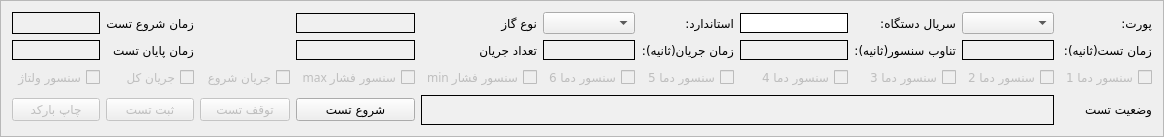
     <widget class="QFrame" name="Test_Properties">
      <property name="frameShape">
       <enum>QFrame::StyledPanel</enum>
      </property>
      <property name="frameShadow">
       <enum>QFrame::Raised</enum>
      </property>
      <layout class="QGridLayout" name="gridLayout">
       <item row="1" column="38">
        <widget class="QLabel" name="durationAmp">
         <property name="minimumSize">
          <size>
           <width>0</width>
           <height>20</height>
          </size>
         </property>
         <property name="maximumSize">
          <size>
           <width>16777215</width>
           <height>20</height>
          </size>
         </property>
         <property name="styleSheet">
          <string notr="true">background-color: rgb(240, 240, 240);
border: 1px solid black;</string>
         </property>
         <property name="text">
          <string>&lt;html&gt;&lt;head/&gt;&lt;body&gt;&lt;p align=&quot;center&quot;&gt;&lt;br/&gt;&lt;/p&gt;&lt;/body&gt;&lt;/html&gt;</string>
         </property>
        </widget>
       </item>
       <item row="2" column="43">
        <widget class="QCheckBox" name="checkTemp1">
         <property name="enabled">
          <bool>false</bool>
         </property>
         <property name="font">
          <font>
           <family>IRANSansWeb(FaNum)</family>
          </font>
         </property>
         <property name="layoutDirection">
          <enum>Qt::RightToLeft</enum>
         </property>
         <property name="text">
          <string>سنسور دما 1</string>
         </property>
        </widget>
       </item>
       <item row="1" column="40">
        <widget class="QLabel" name="intervalTemp">
         <property name="minimumSize">
          <size>
           <width>0</width>
           <height>20</height>
          </size>
         </property>
         <property name="maximumSize">
          <size>
           <width>16777215</width>
           <height>20</height>
          </size>
         </property>
         <property name="styleSheet">
          <string notr="true">background-color: rgb(240, 240, 240);
border: 1px solid black;</string>
         </property>
         <property name="text">
          <string>&lt;html&gt;&lt;head/&gt;&lt;body&gt;&lt;p align=&quot;center&quot;&gt;&lt;br/&gt;&lt;/p&gt;&lt;/body&gt;&lt;/html&gt;</string>
         </property>
        </widget>
       </item>
       <item row="0" column="34">
        <widget class="QLabel" name="label_21">
         <property name="font">
          <font>
           <family>IRANSansWeb(FaNum)</family>
          </font>
         </property>
         <property name="locale">
          <locale language="Persian" country="Iran"/>
         </property>
         <property name="text">
          <string>زمان شروع تست</string>
         </property>
        </widget>
       </item>
       <item row="1" column="43">
        <widget class="QLabel" name="label_12">
         <property name="font">
          <font>
           <family>IRANSansWeb(FaNum)</family>
          </font>
         </property>
         <property name="locale">
          <locale language="Persian" country="Iran"/>
         </property>
         <property name="text">
          <string>زمان تست(ثانیه):</string>
         </property>
        </widget>
       </item>
       <item row="2" column="40">
        <widget class="QCheckBox" name="checkTemp4">
         <property name="enabled">
          <bool>false</bool>
         </property>
         <property name="font">
          <font>
           <family>IRANSansWeb(FaNum)</family>
          </font>
         </property>
         <property name="layoutDirection">
          <enum>Qt::RightToLeft</enum>
         </property>
         <property name="text">
          <string>سنسور دما 4</string>
         </property>
        </widget>
       </item>
       <item row="1" column="42">
        <widget class="QLabel" name="durationTemp">
         <property name="minimumSize">
          <size>
           <width>0</width>
           <height>20</height>
          </size>
         </property>
         <property name="maximumSize">
          <size>
           <width>16777215</width>
           <height>20</height>
          </size>
         </property>
         <property name="styleSheet">
          <string notr="true">background-color: rgb(240, 240, 240);
border: 1px solid black;</string>
         </property>
         <property name="text">
          <string>&lt;html&gt;&lt;head/&gt;&lt;body&gt;&lt;p align=&quot;center&quot;&gt;&lt;br/&gt;&lt;/p&gt;&lt;/body&gt;&lt;/html&gt;</string>
         </property>
        </widget>
       </item>
       <item row="0" column="37">
        <widget class="QLabel" name="label_6">
         <property name="font">
          <font>
           <family>IRANSansWeb(FaNum)</family>
          </font>
         </property>
         <property name="text">
          <string>نوع گاز</string>
         </property>
        </widget>
       </item>
       <item row="2" column="36">
        <widget class="QCheckBox" name="checkTemp8">
         <property name="enabled">
          <bool>false</bool>
         </property>
         <property name="font">
          <font>
           <family>IRANSansWeb(FaNum)</family>
          </font>
         </property>
         <property name="layoutDirection">
          <enum>Qt::RightToLeft</enum>
         </property>
         <property name="text">
          <string>max سنسور فشار</string>
         </property>
        </widget>
       </item>
       <item row="2" column="0">
        <widget class="QCheckBox" name="checkVolt">
         <property name="enabled">
          <bool>false</bool>
         </property>
         <property name="font">
          <font>
           <family>IRANSansWeb(FaNum)</family>
          </font>
         </property>
         <property name="layoutDirection">
          <enum>Qt::RightToLeft</enum>
         </property>
         <property name="locale">
          <locale language="Persian" country="Iran"/>
         </property>
         <property name="text">
          <string>سنسور ولتاژ</string>
         </property>
        </widget>
       </item>
       <item row="0" column="39">
        <widget class="QLabel" name="label_14">
         <property name="font">
          <font>
           <family>IRANSansWeb(FaNum)</family>
          </font>
         </property>
         <property name="locale">
          <locale language="Persian" country="Iran"/>
         </property>
         <property name="text">
          <string>استاندارد:</string>
         </property>
        </widget>
       </item>
       <item row="1" column="36">
        <widget class="QLabel" name="intervalAmp">
         <property name="minimumSize">
          <size>
           <width>0</width>
           <height>20</height>
          </size>
         </property>
         <property name="maximumSize">
          <size>
           <width>16777215</width>
           <height>20</height>
          </size>
         </property>
         <property name="styleSheet">
          <string notr="true">background-color: rgb(240, 240, 240);
border: 1px solid black;</string>
         </property>
         <property name="text">
          <string>&lt;html&gt;&lt;head/&gt;&lt;body&gt;&lt;p align=&quot;center&quot;&gt;&lt;br/&gt;&lt;/p&gt;&lt;/body&gt;&lt;/html&gt;</string>
         </property>
        </widget>
       </item>
       <item row="0" column="42">
        <widget class="QComboBox" name="widgetPort"/>
       </item>
       <item row="1" column="34">
        <widget class="QLabel" name="label_7">
         <property name="font">
          <font>
           <family>IRANSansWeb(FaNum)</family>
          </font>
         </property>
         <property name="text">
          <string>زمان پایان تست</string>
         </property>
        </widget>
       </item>
       <item row="0" column="0">
        <widget class="QLabel" name="startTime">
         <property name="styleSheet">
          <string notr="true">background-color: rgb(240, 240, 240);
border: 1px solid black;</string>
         </property>
         <property name="text">
          <string/>
         </property>
        </widget>
       </item>
       <item row="1" column="37">
        <widget class="QLabel" name="label_16">
         <property name="font">
          <font>
           <family>IRANSansWeb(FaNum)</family>
          </font>
         </property>
         <property name="locale">
          <locale language="Persian" country="Iran"/>
         </property>
         <property name="text">
          <string>تعداد جریان</string>
         </property>
        </widget>
       </item>
       <item row="0" column="36">
        <widget class="QLabel" name="gasType">
         <property name="minimumSize">
          <size>
           <width>0</width>
           <height>20</height>
          </size>
         </property>
         <property name="maximumSize">
          <size>
           <width>16777215</width>
           <height>20</height>
          </size>
         </property>
         <property name="styleSheet">
          <string notr="true">background-color: rgb(240, 240, 240);
border: 1px solid black;</string>
         </property>
         <property name="text">
          <string>&lt;html&gt;&lt;head/&gt;&lt;body&gt;&lt;p align=&quot;center&quot;&gt;&lt;br/&gt;&lt;/p&gt;&lt;/body&gt;&lt;/html&gt;</string>
         </property>
        </widget>
       </item>
       <item row="0" column="43">
        <widget class="QLabel" name="label_17">
         <property name="font">
          <font>
           <family>IRANSansWeb(FaNum)</family>
          </font>
         </property>
         <property name="locale">
          <locale language="Persian" country="Iran"/>
         </property>
         <property name="text">
          <string>پورت:</string>
         </property>
        </widget>
       </item>
       <item row="2" column="37">
        <widget class="QCheckBox" name="checkTemp7">
         <property name="enabled">
          <bool>false</bool>
         </property>
         <property name="font">
          <font>
           <family>IRANSansWeb(FaNum)</family>
          </font>
         </property>
         <property name="layoutDirection">
          <enum>Qt::RightToLeft</enum>
         </property>
         <property name="text">
          <string>min سنسور فشار</string>
         </property>
        </widget>
       </item>
       <item row="0" column="40">
        <widget class="QLineEdit" name="motorId">
         <property name="enabled">
          <bool>true</bool>
         </property>
         <property name="sizePolicy">
          <sizepolicy hsizetype="Fixed" vsizetype="Fixed">
           <horstretch>0</horstretch>
           <verstretch>0</verstretch>
          </sizepolicy>
         </property>
         <property name="minimumSize">
          <size>
           <width>0</width>
           <height>20</height>
          </size>
         </property>
         <property name="maximumSize">
          <size>
           <width>16777215</width>
           <height>20</height>
          </size>
         </property>
         <property name="styleSheet">
          <string notr="true">background-color: rgb(255, 255, 255);
border: 1px solid black;</string>
         </property>
        </widget>
       </item>
       <item row="2" column="39">
        <widget class="QCheckBox" name="checkTemp5">
         <property name="enabled">
          <bool>false</bool>
         </property>
         <property name="font">
          <font>
           <family>IRANSansWeb(FaNum)</family>
          </font>
         </property>
         <property name="layoutDirection">
          <enum>Qt::RightToLeft</enum>
         </property>
         <property name="text">
          <string>سنسور دما 5</string>
         </property>
        </widget>
       </item>
       <item row="0" column="38">
        <widget class="QComboBox" name="widgetStandard"/>
       </item>
       <item row="2" column="41">
        <widget class="QCheckBox" name="checkTemp3">
         <property name="enabled">
          <bool>false</bool>
         </property>
         <property name="font">
          <font>
           <family>IRANSansWeb(FaNum)</family>
          </font>
         </property>
         <property name="layoutDirection">
          <enum>Qt::RightToLeft</enum>
         </property>
         <property name="text">
          <string>سنسور دما 3</string>
         </property>
        </widget>
       </item>
       <item row="2" column="34">
        <widget class="QCheckBox" name="checkAmptotal">
         <property name="enabled">
          <bool>false</bool>
         </property>
         <property name="font">
          <font>
           <family>IRANSansWeb(FaNum)</family>
          </font>
         </property>
         <property name="layoutDirection">
          <enum>Qt::RightToLeft</enum>
         </property>
         <property name="locale">
          <locale language="Persian" country="Iran"/>
         </property>
         <property name="text">
          <string>جریان کل</string>
         </property>
        </widget>
       </item>
       <item row="3" column="43">
        <widget class="QLabel" name="label_20">
         <property name="font">
          <font>
           <family>IRANSansWeb(FaNum)</family>
           <weight>50</weight>
           <bold>false</bold>
          </font>
         </property>
         <property name="layoutDirection">
          <enum>Qt::RightToLeft</enum>
         </property>
         <property name="locale">
          <locale language="Persian" country="Iran"/>
         </property>
         <property name="text">
          <string>&lt;html&gt;&lt;head/&gt;&lt;body&gt;&lt;p align=&quot;right&quot;&gt;وضعیت تست&lt;/p&gt;&lt;/body&gt;&lt;/html&gt;</string>
         </property>
        </widget>
       </item>
       <item row="1" column="0">
        <widget class="QLabel" name="endTime">
         <property name="styleSheet">
          <string notr="true">background-color: rgb(240, 240, 240);
border: 1px solid black;</string>
         </property>
         <property name="text">
          <string/>
         </property>
        </widget>
       </item>
       <item row="1" column="41">
        <widget class="QLabel" name="label_13">
         <property name="font">
          <font>
           <family>IRANSansWeb(FaNum)</family>
          </font>
         </property>
         <property name="locale">
          <locale language="Persian" country="Iran"/>
         </property>
         <property name="text">
          <string>تناوب سنسور(ثانیه):</string>
         </property>
        </widget>
       </item>
       <item row="1" column="39">
        <widget class="QLabel" name="label_18">
         <property name="font">
          <font>
           <family>IRANSansWeb(FaNum)</family>
          </font>
         </property>
         <property name="locale">
          <locale language="Persian" country="Iran"/>
         </property>
         <property name="text">
          <string>زمان جریان(ثانیه):</string>
         </property>
        </widget>
       </item>
       <item row="2" column="42">
        <widget class="QCheckBox" name="checkTemp2">
         <property name="enabled">
          <bool>false</bool>
         </property>
         <property name="font">
          <font>
           <family>IRANSansWeb(FaNum)</family>
          </font>
         </property>
         <property name="layoutDirection">
          <enum>Qt::RightToLeft</enum>
         </property>
         <property name="text">
          <string>سنسور دما 2</string>
         </property>
        </widget>
       </item>
       <item row="3" column="37" colspan="6">
        <widget class="QLabel" name="testResult">
         <property name="styleSheet">
          <string notr="true">background-color: rgb(240, 240, 240);
border: 1px solid black;</string>
         </property>
         <property name="text">
          <string>&lt;html&gt;&lt;head/&gt;&lt;body&gt;&lt;p align=&quot;center&quot;&gt;&lt;br/&gt;&lt;/p&gt;&lt;/body&gt;&lt;/html&gt;</string>
         </property>
        </widget>
       </item>
       <item row="2" column="38">
        <widget class="QCheckBox" name="checkTemp6">
         <property name="enabled">
          <bool>false</bool>
         </property>
         <property name="font">
          <font>
           <family>IRANSansWeb(FaNum)</family>
          </font>
         </property>
         <property name="layoutDirection">
          <enum>Qt::RightToLeft</enum>
         </property>
         <property name="text">
          <string>سنسور دما 6</string>
         </property>
        </widget>
       </item>
       <item row="0" column="41">
        <widget class="QLabel" name="label_19">
         <property name="font">
          <font>
           <family>IRANSansWeb(FaNum)</family>
          </font>
         </property>
         <property name="locale">
          <locale language="Persian" country="Iran"/>
         </property>
         <property name="text">
          <string>سریال دستگاه:</string>
         </property>
        </widget>
       </item>
       <item row="2" column="35">
        <widget class="QCheckBox" name="checkAmpstart">
         <property name="enabled">
          <bool>false</bool>
         </property>
         <property name="font">
          <font>
           <family>IRANSansWeb(FaNum)</family>
          </font>
         </property>
         <property name="layoutDirection">
          <enum>Qt::RightToLeft</enum>
         </property>
         <property name="locale">
          <locale language="Persian" country="Iran"/>
         </property>
         <property name="text">
          <string>جریان شروع</string>
         </property>
        </widget>
       </item>
       <item row="3" column="36">
        <widget class="QPushButton" name="fetchButton">
         <property name="font">
          <font>
           <family>IRANSansWeb(FaNum)</family>
          </font>
         </property>
         <property name="text">
          <string>شروع تست</string>
         </property>
        </widget>
       </item>
       <item row="3" column="35">
        <widget class="QPushButton" name="stopButton">
         <property name="enabled">
          <bool>false</bool>
         </property>
         <property name="font">
          <font>
           <family>IRANSansWeb(FaNum)</family>
          </font>
         </property>
         <property name="text">
          <string>توقف تست</string>
         </property>
        </widget>
       </item>
       <item row="3" column="34">
        <widget class="QPushButton" name="saveButton">
         <property name="enabled">
          <bool>false</bool>
         </property>
         <property name="font">
          <font>
           <family>IRANSansWeb(FaNum)</family>
          </font>
         </property>
         <property name="text">
          <string>ثبت تست</string>
         </property>
        </widget>
       </item>
       <item row="3" column="0">
        <widget class="QPushButton" name="printButton">
         <property name="enabled">
          <bool>false</bool>
         </property>
         <property name="font">
          <font>
           <family>IRANSansWeb(FaNum)</family>
          </font>
         </property>
         <property name="text">
          <string>چاپ بارکد</string>
         </property>
        </widget>
       </item>
      </layout>
     </widget>
